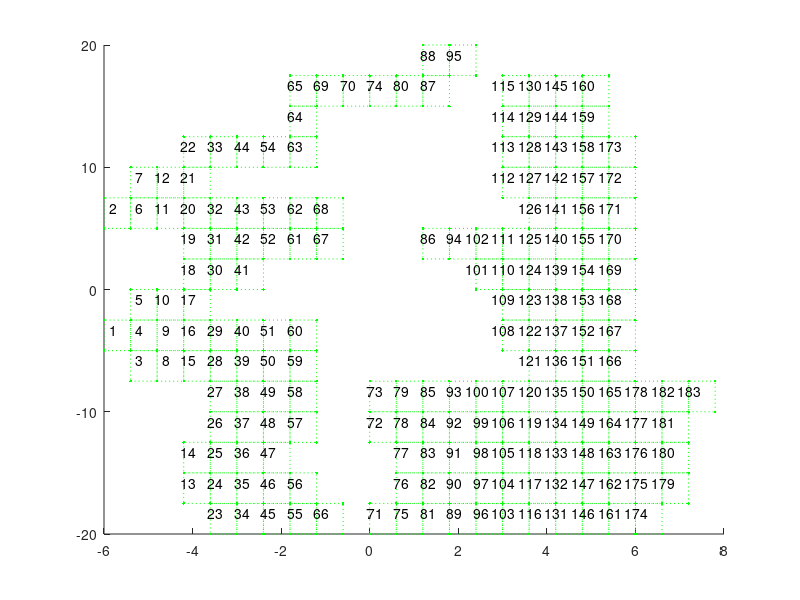

Recreate this plot in MATLAB.
%% showMap shows arena with zones
% Requirements: Should have 'ZONE.mat' file in working directory
function showMap()
% check if ZONE.mat exists or not in working directory

    %figure;
    % load ZONE data from working directory
    load('CONST_DATA.mat');
    for s=1:1:size(ZONE,1)
        line([ZONE(s,1) ZONE(s,3)],[ZONE(s,2) ZONE(s,2)],'Marker','.','LineStyle',':','Color',[0,1,0])
        line([ZONE(s,3) ZONE(s,3)],[ZONE(s,2) ZONE(s,4)],'Marker','.','LineStyle',':','Color',[0,1,0])
        line([ZONE(s,3) ZONE(s,1)],[ZONE(s,4) ZONE(s,4)],'Marker','.','LineStyle',':','Color',[0,1,0])
        line([ZONE(s,1) ZONE(s,1)],[ZONE(s,4) ZONE(s,2)],'Marker','.','LineStyle',':','Color',[0,1,0])
        text((ZONE(s,1)+ZONE(s,3))/2,(ZONE(s,2)+ZONE(s,4))/2 , num2str(s), 'VerticalAlignment','bottom', ...
            'HorizontalAlignment','right')
    end

end